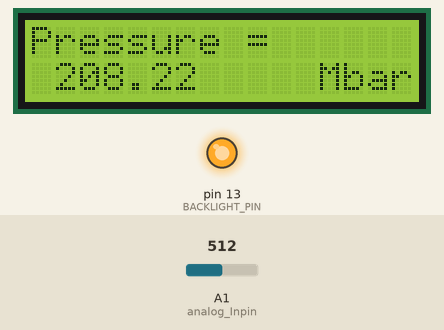
Simulated run of this sketch. Board: Arduino Uno, built with avr-gcc and run on an emulated ATmega328P. Shown: 16×2 character LCD, output pins drawn as LEDs (lit = HIGH). Inputs (shaded band) come from the test bench; at power-on: A1 (analog_Inpin) = 512.

Above: at 1.6 s.
1.7 s: A1 (analog_Inpin) set to 716
At 3.2 s:
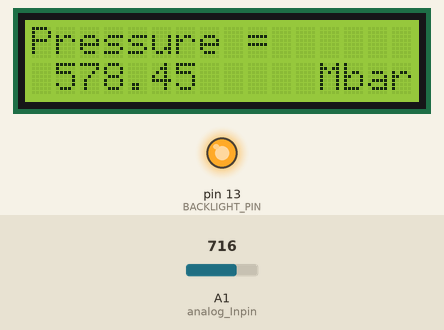
4.0 s: A1 (analog_Inpin) set to 900
At 5.5 s:
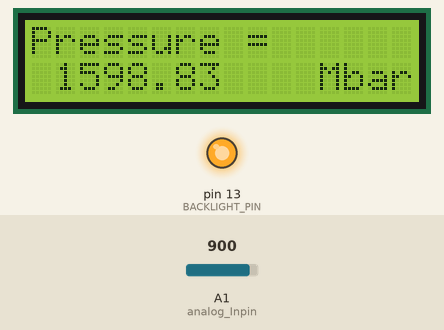
6.0 s: A1 (analog_Inpin) set to 1023
At 7.9 s:
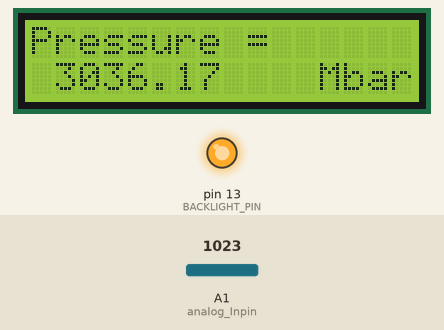
Timing chart, 0 to 9.4 s (numbered marks = the images above; inputs shaded):
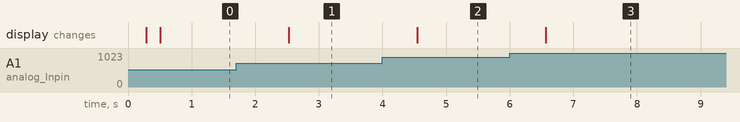

Measured:
- after the input at 1.7 s, the display: changes after 0.82 s (image 1)
- after the input at 4.0 s, the display: changes after 0.54 s (image 2)
- after the input at 6.0 s, the display: changes after 0.57 s (image 3)

The sketch:

Pressure-sensor_MSP.ino
```cpp
//By        : Phanindra Kumar
//Hardware  : SICK LDT pressure sensor
//Function  : To measure the pressure applied on the LDT pressure sensor and display the value on LCD

#include <Wire.h>
#include <LiquidCrystal_I2C.h>
#define BACKLIGHT_PIN     13

const int analog_Inpin = A1;
int sensor_value = 0;
int output_value = 0;
//int v=0;
//int pressure=0;

LiquidCrystal_I2C lcd(0x20);  // Set the LCD I2C address

void setup()
{
pinMode ( BACKLIGHT_PIN, OUTPUT );
digitalWrite (BACKLIGHT_PIN, HIGH );
lcd.begin(16,2);

lcd.home ();
lcd.print ("MSR-Project");
delay(200);
lcd.clear() ;
lcd.print ("Pressure =");
lcd.setCursor (0,1);
delay(200);
lcd.setCursor(12,1);
lcd.print("Mbar");
}

void loop()
{
  lcd.home ();
//  sensor_value = analogRead(analog_Inpin);
sensor_value = analogRead(analog_Inpin);
  output_value = map(sensor_value, 0, 1023, 0, 255);
  float v = ( output_value * 5.0 )/255 ;
  double pressure = (1.377)*(v*v*v*v*v)+(-2.46)*(v*v*v*v)+(-1.98)*(v*v*v)+(8.698)*(v*v)+((60.96)*(v))+ (-4.203) ;
  lcd.setCursor(1,1);
  lcd.print(pressure);
  delay(1000);
}

 // double pressure = ((-1643)*(v*v*v))+((5375)*(v*v))+((-5312)*v)+ 1581 ;
 //double pressure = ((3.482)*(v*v*v*v*v*v*v*v*v))+((-2.626)*(v*v*v*v*v*v*v*v))+((-16.25)*v*v*v*v*v*v*v)+ (9.728)*(v*v*v*v*v*v)+(24.76)*(v*v*v*v*v)+(-11.23)*(v*v*v*v)+(-12.63)*(v*v*v)+(9.025)*(v*v)+((61.8)*(v))+ (-3.806) ;
```
